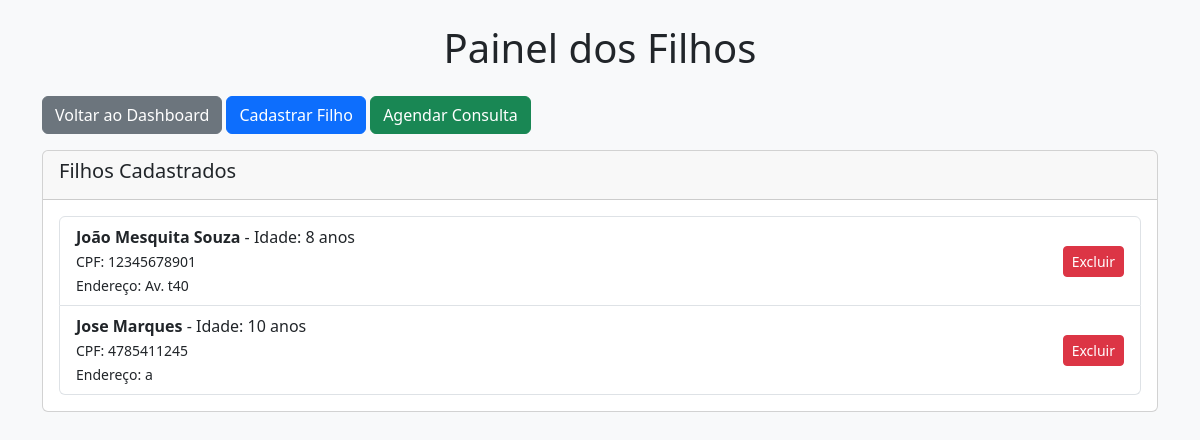
The page /painel_filhos (signed in) on the database its author committed.
### models.py (models this page shows, shortened)
class Filho(db.Model):
    id = db.Column(db.Integer, primary_key=True)
    nome_completo = db.Column(db.String(100), nullable=False)
    nome_pai = db.Column(db.String(100), nullable=False)
    nome_mae = db.Column(db.String(100), nullable=False)
    cpf = db.Column(db.String(11), unique=True, nullable=False)
    idade = db.Column(db.Integer, nullable=False)
    endereco = db.Column(db.String(200), nullable=False)
    user_id = db.Column(db.Integer, db.ForeignKey('user.id'), nullable=False)

### routes.py (the view)
    @app.route('/painel_filhos')
    @login_required
    def painel_filhos():
        filhos = current_user.filhos
        return render_template('painel_filhos.html', filhos=filhos)

### templates/painel_filhos.html (shortened to what this page needs)
<!DOCTYPE html>
<html lang="pt-BR">
<head>
  <link rel="stylesheet" href="https://cdn.jsdelivr.net/npm/bootstrap@5.3.0-alpha1/dist/css/bootstrap.min.css">
</head>
<body class="bg-light">
  <div class="container my-4">
    <h1 class="mb-4 text-center">Painel dos Filhos</h1>
    <div class="mb-3">
      <a href="{{ url_for('dashboard') }}" class="btn btn-secondary">Voltar ao Dashboard</a>
      <a href="{{ url_for('cadastrar_filho') }}" class="btn btn-primary">Cadastrar Filho</a>
      <a href="{{ url_for('agendar_consulta_infanto') }}" class="btn btn-success">Agendar Consulta</a>
    </div>
    <div class="card">
      <div class="card-header">
        <h5>Filhos Cadastrados</h5>
      </div>
      <div class="card-body">
        {% if filhos %}
          <ul class="list-group">
            {% for filho in filhos %}
              <li class="list-group-item d-flex justify-content-between align-items-center">
                <div>
                  <strong>{{ filho.nome_completo }}</strong> - Idade: {{ filho.idade }} anos<br>
                  <small>CPF: {{ filho.cpf }}</small><br>
                  <small>Endereço: {{ filho.endereco }}</small>
                </div>
                <div>
                  <form method="POST" action="{{ url_for('excluir_filho', filho_id=filho.id) }}" style="display: inline-block;" onsubmit="return confirm('Deseja realmente excluir este filho?');">
                    <button type="submit" class="btn btn-sm btn-danger">Excluir</button>
                  </form>
                </div>
              </li>
            {% endfor %}
          </ul>
        {% else %}
          <p class="text-muted">Nenhum filho cadastrado.</p>
        {% endif %}
      </div>
    </div>
  </div>
</body>
</html>

### rows shown on the page
Filho: nome_completo "João Mesquita Souza", idade "8", cpf "12345678901", endereco "Av. t40"
Filho: nome_completo "Jose Marques", idade "10", cpf "4785411245", endereco "a"
